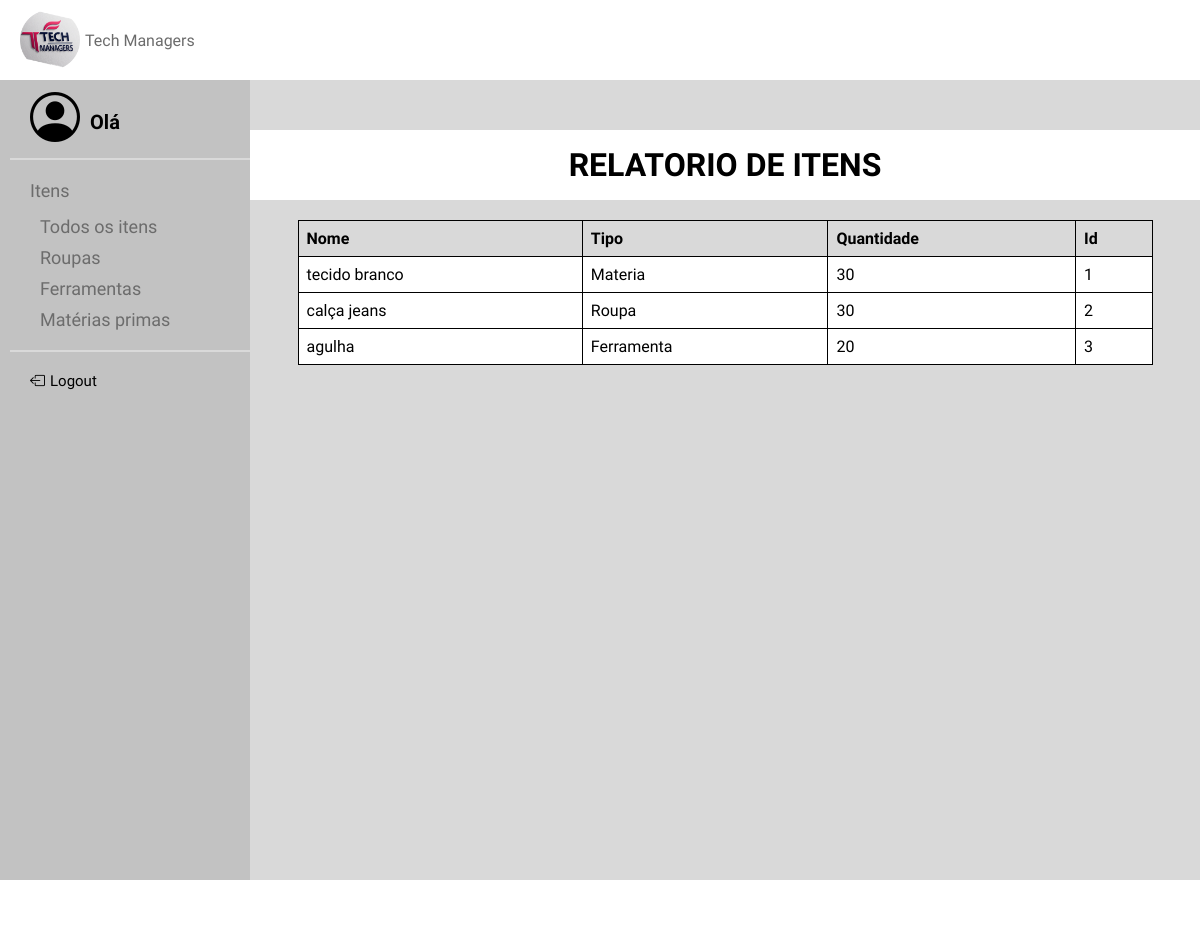
/TelaRelatorio, run on the app's committed database.
### models.py (models this page shows, shortened)
class ITEM(Base):
    __tablename__ = 'item'
    id = Column(Integer, primary_key=True, unique=True, nullable=False, index=True)
    nome = Column(String(40), nullable=False, index=True)
    tipo = Column(String(40), nullable=False, index=True)
    quantidade = Column(Integer, nullable=False, index=True)

### app.py (the view)
@app.route('/TelaRelatorio', methods=['GET'])
def TelaRelatorio():
    itens = ITEM.query.all()
    return render_template("RelatorioItens.html", itens=itens)

### templates/RelatorioItens.html
<!DOCTYPE html>
{% extends "base.html" %}
{% block conteudo %}
    <link rel="stylesheet" href="../static/RelatorioItens.css">
    <h1>RELATORIO DE ITENS</h1>
    <table>
        <thead>
        <tr>
            <th>Nome</th>
            <th>Tipo</th>
            <th>Quantidade</th>
            <th>Id</th>
        </tr>
        </thead>
        <tbody>
        {% for item in itens %}
        <tr>
            <td>{{ item.nome }}</td>
            <td>{{ item.tipo }}</td>
            <td>{{ item.quantidade }}</td>
            <td>{{ item.id }}</td>
        </tr>
        {% endfor %}
        </tbody>
    </table>
{% endblock %}

### static/base.css (style rules this page uses)
* { margin: 0; padding: 0; }
body { background-color: #d9d9d9; display: grid; grid-template-columns: auto 1fr 1fr; }

### static/RelatorioItens.css (style rules this page uses)
h1 { width: 100%; height: 70px; display: flex; background-color: white; align-items: center; justify-content: center; text-align: center; margin-bottom: 20px; font-family: "Koulen", sans-serif; align-self: center; justify-self: center; margin-top: 50px; }
table { width: 90%; border-collapse: collapse; align-self: center; justify-self: center; font-family: "Koulen", sans-serif; }
th, td { border: 1px solid black; padding: 8px; text-align: left; }
th { background-color: #d9d9d9; }
td { background-color: white; }

### data on the page
ITEM: nome "tecido branco", tipo "Materia", quantidade "30", id "1"
ITEM: nome "calça jeans", tipo "Roupa", quantidade "30", id "2"
ITEM: nome "agulha", tipo "Ferramenta", quantidade "20", id "3"
